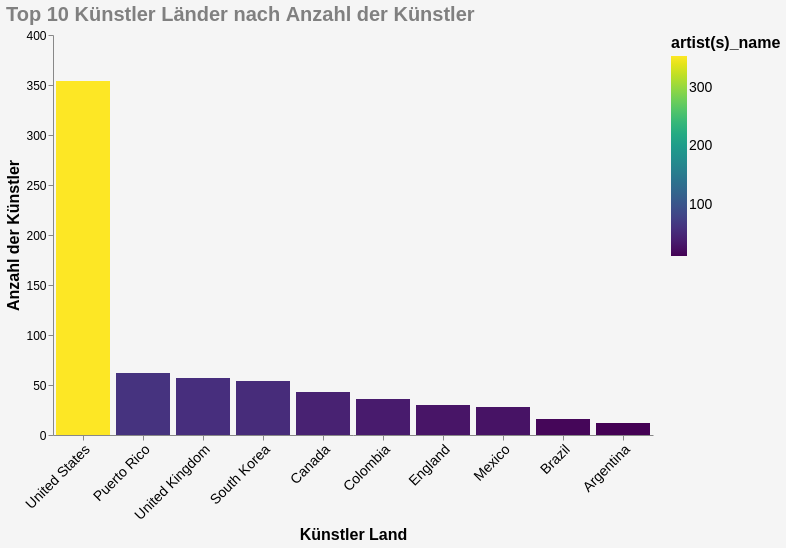

The notebook cell saved with this chart:
### Code cell
# bar Chart


# Chart der top Künstler Länder basierend auf Streams

top_artist_country_count_chart = alt.Chart(top_artist_country_count.reset_index()).mark_bar().encode(
    x=alt.X('artist_country', sort='-y', axis=alt.Axis(title='Künstler Land', labelFontSize=14, labelAngle=-45)),
    y=alt.Y('artist(s)_name', axis=alt.Axis(title='Anzahl der Künstler', titleFontSize=16, labelFontSize=12)),
    color=alt.Color('artist(s)_name', scale=alt.Scale(scheme='viridis')),
    tooltip=['artist_country', 'artist(s)_name']
).properties(
    title='Top 10 Künstler Länder nach Anzahl der Künstler',
    background='#F5F5F5',
    width=600,
    height=400
).configure_title(
    fontSize=20,
    anchor='start',
    color='gray'
).configure_axis(
    labelFontSize=14,
    titleFontSize=16
).configure_legend(
    titleFontSize=16,
    labelFontSize=14
).configure_view(
    strokeWidth=0,
).configure_axisX(
    labelAngle=0
).configure_axisY(
    grid=False
)

top_artist_country_count_chart

### Figure 1 — Vega-Lite specification as saved in the notebook (floating-point values rounded to 4 significant figures)
{"config": {"view": {"continuousWidth": 300, "continuousHeight": 300, "strokeWidth": 0}, "axis": {"labelFontSize": 14, "titleFontSize": 16}, "axisX": {"labelAngle": 0}, "axisY": {"grid": false}, "legend": {"labelFontSize": 14, "titleFontSize": 16}, "title": {"anchor": "start", "color": "gray", "fontSize": 20}}, "data": {"name": "data-36d29ff4cfe493d1fe2ff3801ec14a85"}, "mark": {"type": "bar"}, "background": "#F5F5F5", "encoding": {"color": {"field": "artist(s)_name", "scale": {"scheme": "viridis"}, "type": "quantitative"}, "tooltip": [{"field": "artist_country", "type": "nominal"}, {"field": "artist(s)_name", "type": "quantitative"}], "x": {"axis": {"labelAngle": -45, "labelFontSize": 14, "title": "Künstler Land"}, "field": "artist_country", "sort": "-y", "type": "nominal"}, "y": {"axis": {"labelFontSize": 12, "title": "Anzahl der Künstler", "titleFontSize": 16}, "field": "artist(s)_name", "type": "quantitative"}}, "height": 400, "title": "Top 10 Künstler Länder nach Anzahl der Künstler", "width": 600, "$schema": "https://vega.github.io/schema/vega-lite/v5.16.3.json", "datasets": {"data-36d29ff4cfe493d1fe2ff3801ec14a85": [{"artist_country": "United States", "artist(s)_name": 354}, {"artist_country": "Puerto Rico", "artist(s)_name": 62}, {"artist_country": "United Kingdom", "artist(s)_name": 57}, {"artist_country": "South Korea", "artist(s)_name": 54}, {"artist_country": "Canada", "artist(s)_name": 43}, {"artist_country": "Colombia", "artist(s)_name": 36}, {"artist_country": "England", "artist(s)_name": 30}, {"artist_country": "Mexico", "artist(s)_name": 28}, {"artist_country": "Brazil", "artist(s)_name": 16}, {"artist_country": "Argentina", "artist(s)_name": 12}]}}
